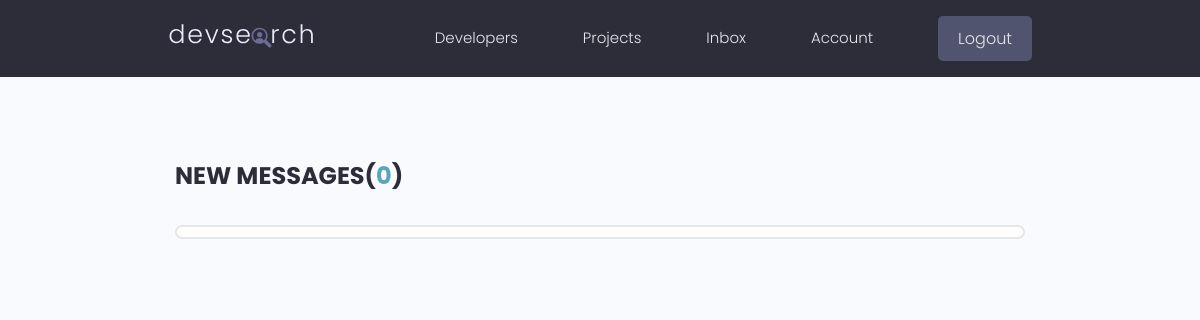
/inbox (signed in), run on an earlier commit of the app's database.
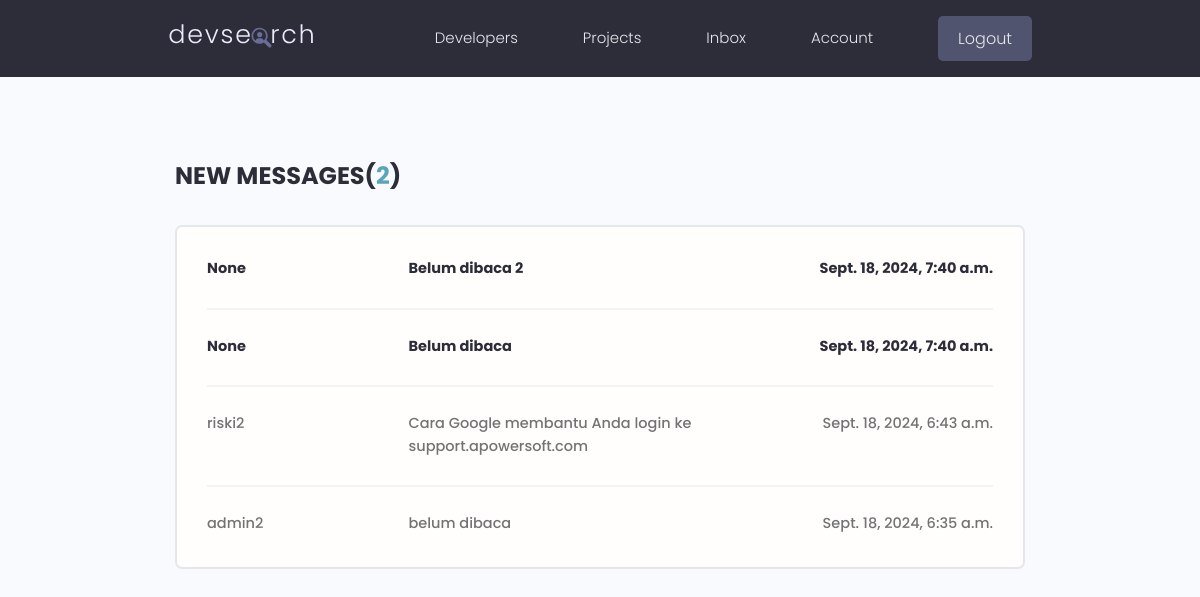
And on a later commit of the database.
### users/models.py (models this page shows, shortened)
class Message(models.Model):
    sender = models.ForeignKey("users.Profile", on_delete=models.SET_NULL, null=True, blank=True)
    recipient = models.ForeignKey("users.Profile", on_delete=models.SET_NULL, null=True, blank=True, related_name='messages')
    name = models.CharField(max_length=200, null=True, blank=True)
    email = models.EmailField(max_length=254, null=True, blank=True)
    subject = models.CharField(max_length=200, null=True, blank=True)
    body = models.TextField()
    is_read = models.BooleanField(default=False, null=True)
    created = models.DateTimeField(auto_now_add=True)
    id = models.UUIDField(default=uuid.uuid4, unique=True, primary_key=True, editable=False)
    class Meta:
        ordering = ['is_read', '-created']

class Profile(models.Model):
    user = models.OneToOneField(User, on_delete=models.CASCADE, null=True, blank=True)
    name = models.CharField(max_length=200, null=True, blank=True)
    email = models.EmailField(max_length=254, null=True, blank=True)
    username = models.CharField(max_length=200, null=True, blank=True)
    locations = models.CharField(max_length=200, null=True, blank=True)
    short_intro = models.CharField(max_length=200, null=True, blank=True)
    bio = models.TextField(null=True, blank=True)
    profile_image = models.ImageField(null=True, blank=True, upload_to='profiles/', default='profiles/user-default.png')
    social_github = models.CharField(max_length=200, null=True, blank=True)
    social_linkedin = models.CharField(max_length=200, null=True, blank=True)
    social_website = models.CharField(max_length=200, null=True, blank=True)
    created = models.DateTimeField(auto_now_add=True)
    id = models.UUIDField(default=uuid.uuid4, unique=True, primary_key=True, editable=False)
    class Meta:
        ordering = ['created']
    def __str__(self):
        return str(self.username)

### users/views.py (the view)
# urls.py: path('inbox', views.inbox, name='inbox'),
@login_required(login_url="login")
def inbox(request):
    profile = request.user.profile
    messageRequest = profile.messages.all()
    unreadCount = messageRequest.filter(is_read=False).count()
    context = {
        'messageRequest':messageRequest,
        'unreadCount':unreadCount,
    }
    return render(request, 'users/inbox.html', context)

### users/templates/users/inbox.html
{% extends "main.html" %}
{% block content %}
<main class="inbox my-xl">
    <div class="content-box">
      <h3 class="inbox__title">New Messages(<span>{{unreadCount}}</span>)</h3>
      <ul class="messages">
        {% for message in messageRequest %}
        {% if message.is_read == False %}
        <li class="message message--unread">
        {% else %}
        <li class="message">
        {% endif %}
          <a href="{% url 'message' message.id %}">
            <span class="message__author">{{message.sender}}</span>
            <span class="message__subject">{{message.subject}}</span>
            <span class="message__date">{{message.created}}</span>
          </a>
        </li>
        {% endfor %}
      </ul>
    </div>
  </main>
{% endblock content %}

What changed in the data, as far as the page shows it:
added Message: sender "None", subject "Belum dibaca 2", created "Sept. 18, 2024, 7:40 a.m."
added Message: sender "None", subject "Belum dibaca", created "Sept. 18, 2024, 7:40 a.m."
added Message: sender "riski2", subject "Cara Google membantu Anda login ke support.apowersoft.com", created "Sept. 18, 2024, 6:43 a.m."
added Message: sender "admin2", subject "belum dibaca", created "Sept. 18, 2024, 6:35 a.m."
Also different on the page:
{{ unreadCount }}: "0" → "2"
